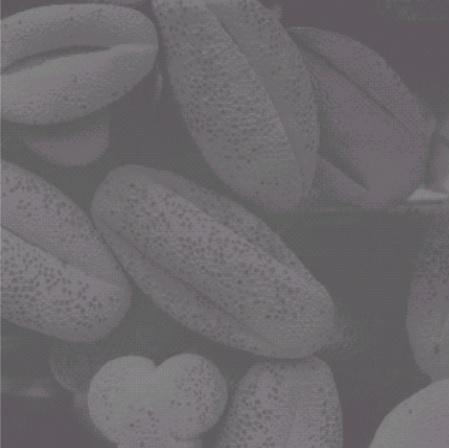
%> input picture Trabalhos/grao.jpeg, 449 x 448 px
$ octave Hist.m   (GNU Octave 9; MATLAB toolbox functions it lacks are replaced by stand-ins)
%> lines starting %> are read from the running program, lines starting %| are printed output that depends on the picture; in (x1, y1, x2, y2) boxes, pixels count from 0 and x2, y2 are one past the last pixel; in counts of white or black regions, pixels touching at a corner belong together; the program's own positions count from 1
close all
clear all

%ler imagem de um arquivo
im = imread('grao.jpeg');
%> im is the input picture: size 448x449x3 uint8; mean R, G, B 108.5, 105.5, 108.8

pkg load image
figure(1)
imshow(im)

imGray = rgb2gray(im);
figure(2)
imshow(imGray)

% histograma da imagem cinza
h = imhist(imGray);
%> h = 256 values, max 14845 at index 95, min 0 at index 1, mean 785.8

figure(3)
plot(h)
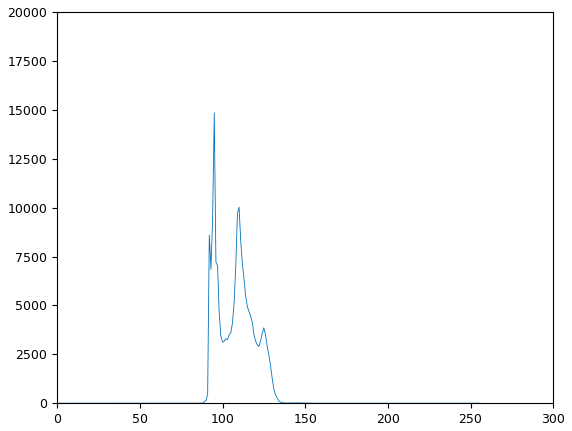
%> figure redrawn from the program's plot data; curve peaks at x = 95, y = 14845


imMask = imGray;

for(i = 1:size(imGray, 1))
  for(j = 1:size(imGray, 2))
    if(imGray(i,j) < 100)
      imMask(i,j) = 1;
    else
      imMask(i,j) = 0;
    endif
  endfor
endfor
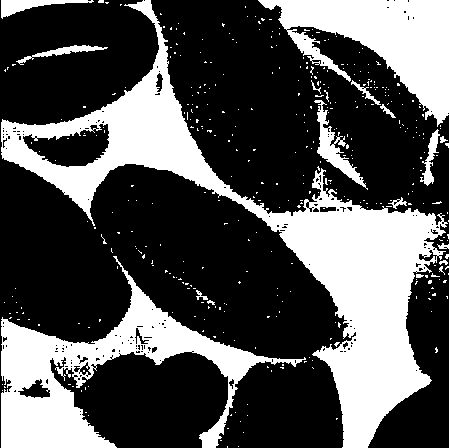
%> imMask: size 448x449 uint8; values 0 (black) and 1 (white), 32.7% white; 394 white regions (375 under 20 px), largest, box (x1, y1, x2, y2) and area: (1, 0, 448, 448) 35068, (1, 256, 306, 448) 15586, (258, 0, 449, 127) 10879

figure(4)
imshow(imMask, [0 1])

imSaida = imGray .* imMask;
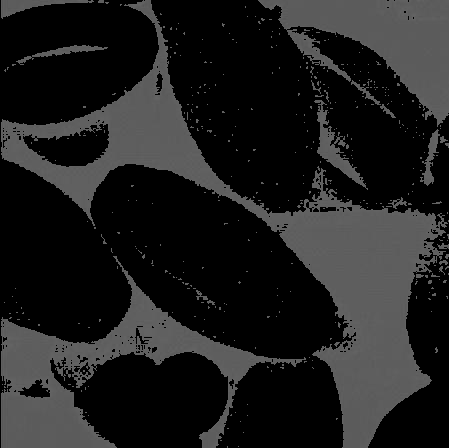
%> imSaida: size 448x449 uint8; min 0, max 99, mean 30.8

figure(5)
imshow(imSaida)
